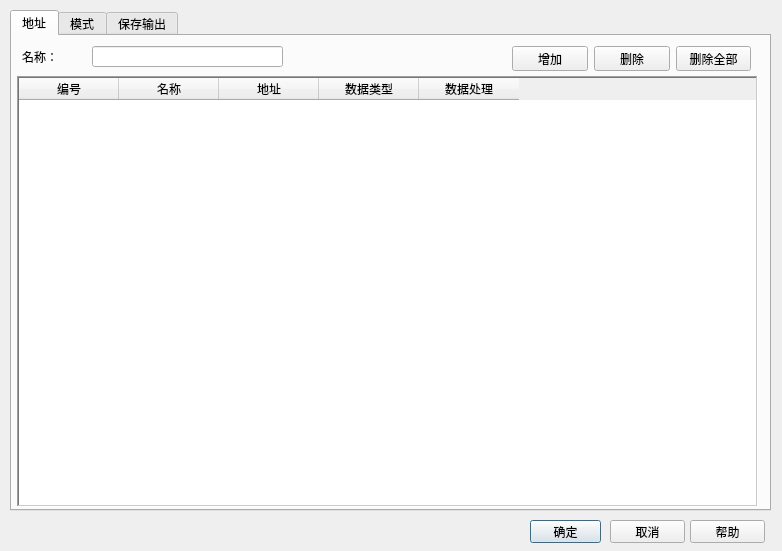
<?xml version="1.0" encoding="UTF-8"?>
<ui version="4.0">
 <class>qdataloggerdlg</class>
 <widget class="QDialog" name="qdataloggerdlg">
  <property name="geometry">
   <rect>
    <x>0</x>
    <y>0</y>
    <width>782</width>
    <height>551</height>
   </rect>
  </property>
  <property name="windowTitle">
   <string>Dialog</string>
  </property>
  <widget class="QTabWidget" name="tabWidget">
   <property name="geometry">
    <rect>
     <x>10</x>
     <y>10</y>
     <width>761</width>
     <height>501</height>
    </rect>
   </property>
   <property name="currentIndex">
    <number>0</number>
   </property>
   <widget class="QWidget" name="tabAddress">
    <attribute name="title">
     <string>地址</string>
    </attribute>
    <widget class="QTableWidget" name="tableWidget">
     <property name="geometry">
      <rect>
       <x>5</x>
       <y>40</y>
       <width>741</width>
       <height>431</height>
      </rect>
     </property>
     <property name="frameShape">
      <enum>QFrame::WinPanel</enum>
     </property>
     <column>
      <property name="text">
       <string>编号</string>
      </property>
     </column>
     <column>
      <property name="text">
       <string>名称</string>
      </property>
     </column>
     <column>
      <property name="text">
       <string>地址</string>
      </property>
     </column>
     <column>
      <property name="text">
       <string>数据类型</string>
      </property>
     </column>
     <column>
      <property name="text">
       <string>数据处理</string>
      </property>
     </column>
    </widget>
    <widget class="QLabel" name="label_27">
     <property name="geometry">
      <rect>
       <x>10</x>
       <y>10</y>
       <width>71</width>
       <height>21</height>
      </rect>
     </property>
     <property name="text">
      <string>名称：</string>
     </property>
     <property name="alignment">
      <set>Qt::AlignLeading|Qt::AlignLeft|Qt::AlignVCenter</set>
     </property>
    </widget>
    <widget class="QLineEdit" name="lineEdit_name">
     <property name="geometry">
      <rect>
       <x>80</x>
       <y>10</y>
       <width>191</width>
       <height>21</height>
      </rect>
     </property>
     <property name="maxLength">
      <number>99</number>
     </property>
    </widget>
    <widget class="QWidget" name="layoutWidget">
     <property name="geometry">
      <rect>
       <x>500</x>
       <y>10</y>
       <width>239</width>
       <height>25</height>
      </rect>
     </property>
     <layout class="QHBoxLayout" name="horizontalLayout">
      <item>
       <widget class="QPushButton" name="btn_add">
        <property name="text">
         <string>增加</string>
        </property>
       </widget>
      </item>
      <item>
       <widget class="QPushButton" name="btn_delete">
        <property name="text">
         <string>删除</string>
        </property>
       </widget>
      </item>
      <item>
       <widget class="QPushButton" name="btn_deleteall">
        <property name="text">
         <string>删除全部</string>
        </property>
       </widget>
      </item>
     </layout>
    </widget>
   </widget>
   <widget class="QWidget" name="tabMode">
    <attribute name="title">
     <string>模式</string>
    </attribute>
    <widget class="QGroupBox" name="groupBox_sampStyle">
     <property name="geometry">
      <rect>
       <x>10</x>
       <y>10</y>
       <width>411</width>
       <height>451</height>
      </rect>
     </property>
     <property name="title">
      <string>采样方式</string>
     </property>
     <widget class="QRadioButton" name="radioButton_styTime">
      <property name="geometry">
       <rect>
        <x>10</x>
        <y>15</y>
        <width>201</width>
        <height>21</height>
       </rect>
      </property>
      <property name="text">
       <string> 固定时间采样</string>
      </property>
      <property name="checked">
       <bool>true</bool>
      </property>
      <property name="autoRepeat">
       <bool>true</bool>
      </property>
     </widget>
     <widget class="QGroupBox" name="groupBox_time">
      <property name="geometry">
       <rect>
        <x>30</x>
        <y>40</y>
        <width>371</width>
        <height>171</height>
       </rect>
      </property>
      <property name="title">
       <string/>
      </property>
      <widget class="QCheckBox" name="checkBox_timeAddrCtl">
       <property name="geometry">
        <rect>
         <x>10</x>
         <y>140</y>
         <width>81</width>
         <height>21</height>
        </rect>
       </property>
       <property name="text">
        <string>位地址控制</string>
       </property>
      </widget>
      <widget class="QLineEdit" name="lineEdit_timeAddr">
       <property name="geometry">
        <rect>
         <x>100</x>
         <y>140</y>
         <width>151</width>
         <height>20</height>
        </rect>
       </property>
       <property name="text">
        <string>LB0</string>
       </property>
      </widget>
      <widget class="QLabel" name="label_2">
       <property name="geometry">
        <rect>
         <x>10</x>
         <y>40</y>
         <width>81</width>
         <height>21</height>
        </rect>
       </property>
       <property name="text">
        <string>开始时间：</string>
       </property>
      </widget>
      <widget class="QSpinBox" name="spinBox_beginHour">
       <property name="geometry">
        <rect>
         <x>100</x>
         <y>40</y>
         <width>71</width>
         <height>22</height>
        </rect>
       </property>
       <property name="maximum">
        <number>23</number>
       </property>
      </widget>
      <widget class="QSpinBox" name="spinBox_beginMinute">
       <property name="geometry">
        <rect>
         <x>210</x>
         <y>40</y>
         <width>61</width>
         <height>22</height>
        </rect>
       </property>
       <property name="maximum">
        <number>59</number>
       </property>
      </widget>
      <widget class="QLabel" name="label_3">
       <property name="geometry">
        <rect>
         <x>10</x>
         <y>74</y>
         <width>81</width>
         <height>21</height>
        </rect>
       </property>
       <property name="text">
        <string>结束时间：</string>
       </property>
      </widget>
      <widget class="QSpinBox" name="spinBox_endHour">
       <property name="geometry">
        <rect>
         <x>100</x>
         <y>74</y>
         <width>71</width>
         <height>22</height>
        </rect>
       </property>
       <property name="maximum">
        <number>23</number>
       </property>
      </widget>
      <widget class="QSpinBox" name="spinBox_endMinute">
       <property name="geometry">
        <rect>
         <x>210</x>
         <y>70</y>
         <width>61</width>
         <height>22</height>
        </rect>
       </property>
       <property name="maximum">
        <number>59</number>
       </property>
      </widget>
      <widget class="QLabel" name="label_4">
       <property name="geometry">
        <rect>
         <x>10</x>
         <y>107</y>
         <width>81</width>
         <height>21</height>
        </rect>
       </property>
       <property name="text">
        <string>采样频率：</string>
       </property>
      </widget>
      <widget class="QSpinBox" name="spinBox_timeFreq">
       <property name="geometry">
        <rect>
         <x>100</x>
         <y>107</y>
         <width>81</width>
         <height>22</height>
        </rect>
       </property>
       <property name="minimum">
        <number>1</number>
       </property>
       <property name="maximum">
        <number>1440</number>
       </property>
      </widget>
      <widget class="QPushButton" name="pushButton_timeAddr">
       <property name="geometry">
        <rect>
         <x>250</x>
         <y>140</y>
         <width>21</width>
         <height>21</height>
        </rect>
       </property>
       <property name="text">
        <string/>
       </property>
       <property name="icon">
        <iconset resource="../../resourse.qrc">
         <normaloff>:/addressintput/images/address.bmp</normaloff>:/addressintput/images/address.bmp</iconset>
       </property>
       <property name="flat">
        <bool>true</bool>
       </property>
      </widget>
      <widget class="QComboBox" name="comboBox_timeFreqUint">
       <property name="geometry">
        <rect>
         <x>180</x>
         <y>107</y>
         <width>81</width>
         <height>22</height>
        </rect>
       </property>
      </widget>
      <widget class="QLabel" name="label_23">
       <property name="geometry">
        <rect>
         <x>180</x>
         <y>40</y>
         <width>31</width>
         <height>21</height>
        </rect>
       </property>
       <property name="text">
        <string>时</string>
       </property>
      </widget>
      <widget class="QLabel" name="label_24">
       <property name="geometry">
        <rect>
         <x>180</x>
         <y>71</y>
         <width>31</width>
         <height>20</height>
        </rect>
       </property>
       <property name="text">
        <string>时</string>
       </property>
      </widget>
      <widget class="QLabel" name="label_25">
       <property name="geometry">
        <rect>
         <x>280</x>
         <y>40</y>
         <width>51</width>
         <height>21</height>
        </rect>
       </property>
       <property name="text">
        <string>分</string>
       </property>
      </widget>
      <widget class="QLabel" name="label_26">
       <property name="geometry">
        <rect>
         <x>280</x>
         <y>70</y>
         <width>51</width>
         <height>21</height>
        </rect>
       </property>
       <property name="text">
        <string>分</string>
       </property>
      </widget>
      <widget class="QLineEdit" name="edit_starttimeAddr">
       <property name="geometry">
        <rect>
         <x>100</x>
         <y>40</y>
         <width>151</width>
         <height>20</height>
        </rect>
       </property>
       <property name="text">
        <string>LW0</string>
       </property>
      </widget>
      <widget class="QLineEdit" name="edit_endtimeAddr">
       <property name="geometry">
        <rect>
         <x>100</x>
         <y>70</y>
         <width>151</width>
         <height>20</height>
        </rect>
       </property>
       <property name="text">
        <string>LW1</string>
       </property>
      </widget>
      <widget class="QPushButton" name="btn_startAddr">
       <property name="geometry">
        <rect>
         <x>250</x>
         <y>40</y>
         <width>31</width>
         <height>20</height>
        </rect>
       </property>
       <property name="text">
        <string/>
       </property>
       <property name="icon">
        <iconset resource="../../resourse.qrc">
         <normaloff>:/addressintput/images/address.bmp</normaloff>:/addressintput/images/address.bmp</iconset>
       </property>
       <property name="flat">
        <bool>true</bool>
       </property>
      </widget>
      <widget class="QPushButton" name="btn_endAddr">
       <property name="geometry">
        <rect>
         <x>250</x>
         <y>70</y>
         <width>31</width>
         <height>20</height>
        </rect>
       </property>
       <property name="text">
        <string/>
       </property>
       <property name="icon">
        <iconset resource="../../resourse.qrc">
         <normaloff>:/addressintput/images/address.bmp</normaloff>:/addressintput/images/address.bmp</iconset>
       </property>
       <property name="flat">
        <bool>true</bool>
       </property>
      </widget>
      <widget class="QCheckBox" name="check_dynamicTime">
       <property name="geometry">
        <rect>
         <x>10</x>
         <y>10</y>
         <width>171</width>
         <height>21</height>
        </rect>
       </property>
       <property name="text">
        <string>动态时间范围</string>
       </property>
      </widget>
      <widget class="QPushButton" name="btn_rateAddr">
       <property name="geometry">
        <rect>
         <x>250</x>
         <y>110</y>
         <width>21</width>
         <height>21</height>
        </rect>
       </property>
       <property name="text">
        <string/>
       </property>
       <property name="icon">
        <iconset resource="../../resourse.qrc">
         <normaloff>:/addressintput/images/address.bmp</normaloff>:/addressintput/images/address.bmp</iconset>
       </property>
       <property name="flat">
        <bool>true</bool>
       </property>
      </widget>
      <widget class="QLineEdit" name="edit_rateAddr">
       <property name="geometry">
        <rect>
         <x>100</x>
         <y>110</y>
         <width>151</width>
         <height>21</height>
        </rect>
       </property>
       <property name="text">
        <string>LW2</string>
       </property>
      </widget>
      <widget class="QCheckBox" name="check_dynaminRate">
       <property name="geometry">
        <rect>
         <x>280</x>
         <y>110</y>
         <width>81</width>
         <height>21</height>
        </rect>
       </property>
       <property name="text">
        <string> 动态频率</string>
       </property>
      </widget>
     </widget>
     <widget class="QGroupBox" name="groupBox_cycle">
      <property name="geometry">
       <rect>
        <x>30</x>
        <y>250</y>
        <width>371</width>
        <height>81</height>
       </rect>
      </property>
      <property name="title">
       <string/>
      </property>
      <widget class="QLabel" name="label_5">
       <property name="geometry">
        <rect>
         <x>10</x>
         <y>15</y>
         <width>81</width>
         <height>21</height>
        </rect>
       </property>
       <property name="text">
        <string>采样频率：</string>
       </property>
      </widget>
      <widget class="QSpinBox" name="spinBox_cycFreq">
       <property name="geometry">
        <rect>
         <x>100</x>
         <y>14</y>
         <width>71</width>
         <height>22</height>
        </rect>
       </property>
       <property name="minimum">
        <number>1</number>
       </property>
       <property name="maximum">
        <number>1440</number>
       </property>
      </widget>
      <widget class="QLineEdit" name="lineEdit_cycAddr">
       <property name="geometry">
        <rect>
         <x>100</x>
         <y>50</y>
         <width>131</width>
         <height>20</height>
        </rect>
       </property>
       <property name="text">
        <string>LB0</string>
       </property>
      </widget>
      <widget class="QCheckBox" name="checkBox_cycAddrCtl">
       <property name="geometry">
        <rect>
         <x>10</x>
         <y>49</y>
         <width>81</width>
         <height>21</height>
        </rect>
       </property>
       <property name="text">
        <string>位地址控制</string>
       </property>
      </widget>
      <widget class="QCheckBox" name="checkBox_cycReset">
       <property name="geometry">
        <rect>
         <x>280</x>
         <y>50</y>
         <width>81</width>
         <height>21</height>
        </rect>
       </property>
       <property name="text">
        <string> 自动复位</string>
       </property>
      </widget>
      <widget class="QPushButton" name="pushButton_cycAddr">
       <property name="geometry">
        <rect>
         <x>230</x>
         <y>52</y>
         <width>21</width>
         <height>16</height>
        </rect>
       </property>
       <property name="text">
        <string/>
       </property>
       <property name="icon">
        <iconset resource="../../resourse.qrc">
         <normaloff>:/addressintput/images/address.bmp</normaloff>:/addressintput/images/address.bmp</iconset>
       </property>
       <property name="flat">
        <bool>true</bool>
       </property>
      </widget>
      <widget class="QComboBox" name="comboBox_cycFreqUnit">
       <property name="geometry">
        <rect>
         <x>170</x>
         <y>14</y>
         <width>81</width>
         <height>22</height>
        </rect>
       </property>
      </widget>
      <widget class="QCheckBox" name="check_dynaminRate_2">
       <property name="geometry">
        <rect>
         <x>280</x>
         <y>16</y>
         <width>81</width>
         <height>21</height>
        </rect>
       </property>
       <property name="text">
        <string> 动态频率</string>
       </property>
      </widget>
      <widget class="QPushButton" name="btn_rateAddr_2">
       <property name="geometry">
        <rect>
         <x>230</x>
         <y>17</y>
         <width>21</width>
         <height>16</height>
        </rect>
       </property>
       <property name="text">
        <string/>
       </property>
       <property name="icon">
        <iconset resource="../../resourse.qrc">
         <normaloff>:/addressintput/images/address.bmp</normaloff>:/addressintput/images/address.bmp</iconset>
       </property>
       <property name="flat">
        <bool>true</bool>
       </property>
      </widget>
      <widget class="QLineEdit" name="edit_rateAddr_2">
       <property name="geometry">
        <rect>
         <x>100</x>
         <y>15</y>
         <width>131</width>
         <height>20</height>
        </rect>
       </property>
       <property name="text">
        <string>LW2</string>
       </property>
      </widget>
     </widget>
     <widget class="QGroupBox" name="groupBox_control">
      <property name="geometry">
       <rect>
        <x>30</x>
        <y>370</y>
        <width>371</width>
        <height>71</height>
       </rect>
      </property>
      <property name="title">
       <string/>
      </property>
      <widget class="QLineEdit" name="lineEdit_ctlAddr">
       <property name="geometry">
        <rect>
         <x>100</x>
         <y>10</y>
         <width>141</width>
         <height>20</height>
        </rect>
       </property>
       <property name="text">
        <string>LB0</string>
       </property>
      </widget>
      <widget class="QCheckBox" name="checkBox_ctlReset">
       <property name="geometry">
        <rect>
         <x>10</x>
         <y>40</y>
         <width>91</width>
         <height>16</height>
        </rect>
       </property>
       <property name="text">
        <string> 自动复位</string>
       </property>
      </widget>
      <widget class="QPushButton" name="pushButton_ctlAddr">
       <property name="geometry">
        <rect>
         <x>238</x>
         <y>9</y>
         <width>21</width>
         <height>21</height>
        </rect>
       </property>
       <property name="text">
        <string/>
       </property>
       <property name="icon">
        <iconset resource="../../resourse.qrc">
         <normaloff>:/addressintput/images/address.bmp</normaloff>:/addressintput/images/address.bmp</iconset>
       </property>
       <property name="flat">
        <bool>true</bool>
       </property>
      </widget>
      <widget class="QLabel" name="label_9">
       <property name="geometry">
        <rect>
         <x>10</x>
         <y>10</y>
         <width>81</width>
         <height>21</height>
        </rect>
       </property>
       <property name="text">
        <string>控制地址：</string>
       </property>
      </widget>
     </widget>
     <widget class="QRadioButton" name="radioButton_styControl">
      <property name="geometry">
       <rect>
        <x>10</x>
        <y>338</y>
        <width>221</width>
        <height>31</height>
       </rect>
      </property>
      <property name="text">
       <string>位ON时采样一次</string>
      </property>
      <property name="autoRepeat">
       <bool>true</bool>
      </property>
     </widget>
     <widget class="QRadioButton" name="radioButton_styCycle">
      <property name="geometry">
       <rect>
        <x>10</x>
        <y>220</y>
        <width>201</width>
        <height>31</height>
       </rect>
      </property>
      <property name="text">
       <string> 恒定周期采样</string>
      </property>
      <property name="checked">
       <bool>false</bool>
      </property>
      <property name="autoRepeat">
       <bool>false</bool>
      </property>
     </widget>
    </widget>
    <widget class="QGroupBox" name="groupBox_full">
     <property name="geometry">
      <rect>
       <x>440</x>
       <y>80</y>
       <width>311</width>
       <height>121</height>
      </rect>
     </property>
     <property name="title">
      <string>取满处理方式</string>
     </property>
     <layout class="QVBoxLayout" name="verticalLayout">
      <item>
       <widget class="QRadioButton" name="radioButton_replace">
        <property name="text">
         <string>替换老数据</string>
        </property>
        <property name="checked">
         <bool>true</bool>
        </property>
       </widget>
      </item>
      <item>
       <widget class="QRadioButton" name="radioButton_begin">
        <property name="text">
         <string>清除数据重新取样</string>
        </property>
       </widget>
      </item>
      <item>
       <widget class="QRadioButton" name="radioButton_stop">
        <property name="text">
         <string>停止取样</string>
        </property>
        <property name="checked">
         <bool>false</bool>
        </property>
       </widget>
      </item>
     </layout>
    </widget>
    <widget class="QGroupBox" name="groupBox_other">
     <property name="geometry">
      <rect>
       <x>440</x>
       <y>210</y>
       <width>311</width>
       <height>161</height>
      </rect>
     </property>
     <property name="title">
      <string>其他</string>
     </property>
     <widget class="QCheckBox" name="checkBox_notify">
      <property name="geometry">
       <rect>
        <x>10</x>
        <y>22</y>
        <width>101</width>
        <height>16</height>
       </rect>
      </property>
      <property name="text">
       <string> 取满是否通知</string>
      </property>
     </widget>
     <widget class="QLabel" name="label_11">
      <property name="geometry">
       <rect>
        <x>10</x>
        <y>49</y>
        <width>60</width>
        <height>16</height>
       </rect>
      </property>
      <property name="text">
       <string>通知地址：</string>
      </property>
     </widget>
     <widget class="QLineEdit" name="lineEdit_notify">
      <property name="geometry">
       <rect>
        <x>76</x>
        <y>46</y>
        <width>151</width>
        <height>20</height>
       </rect>
      </property>
     </widget>
     <widget class="QPushButton" name="pushButton_notify">
      <property name="geometry">
       <rect>
        <x>230</x>
        <y>45</y>
        <width>16</width>
        <height>21</height>
       </rect>
      </property>
      <property name="text">
       <string/>
      </property>
      <property name="icon">
       <iconset resource="../../resourse.qrc">
        <normaloff>:/addressintput/images/address.bmp</normaloff>:/addressintput/images/address.bmp</iconset>
      </property>
      <property name="flat">
       <bool>true</bool>
      </property>
     </widget>
     <widget class="QCheckBox" name="check_Print">
      <property name="geometry">
       <rect>
        <x>10</x>
        <y>90</y>
        <width>71</width>
        <height>21</height>
       </rect>
      </property>
      <property name="text">
       <string>打印</string>
      </property>
     </widget>
     <widget class="QCheckBox" name="check_Date">
      <property name="geometry">
       <rect>
        <x>100</x>
        <y>90</y>
        <width>101</width>
        <height>21</height>
       </rect>
      </property>
      <property name="text">
       <string>打印日期</string>
      </property>
     </widget>
     <widget class="QCheckBox" name="check_Time">
      <property name="geometry">
       <rect>
        <x>210</x>
        <y>90</y>
        <width>91</width>
        <height>21</height>
       </rect>
      </property>
      <property name="text">
       <string>打印时间</string>
      </property>
     </widget>
    </widget>
    <widget class="QGroupBox" name="groupBox">
     <property name="geometry">
      <rect>
       <x>440</x>
       <y>10</y>
       <width>311</width>
       <height>51</height>
      </rect>
     </property>
     <property name="title">
      <string>采集类型</string>
     </property>
     <widget class="QRadioButton" name="radioButton">
      <property name="geometry">
       <rect>
        <x>20</x>
        <y>20</y>
        <width>141</width>
        <height>21</height>
       </rect>
      </property>
      <property name="text">
       <string>实时数据采集</string>
      </property>
      <property name="checked">
       <bool>true</bool>
      </property>
     </widget>
     <widget class="QRadioButton" name="radioButton_2">
      <property name="geometry">
       <rect>
        <x>170</x>
        <y>20</y>
        <width>131</width>
        <height>21</height>
       </rect>
      </property>
      <property name="text">
       <string>历史数据采集</string>
      </property>
      <property name="checked">
       <bool>false</bool>
      </property>
     </widget>
    </widget>
   </widget>
   <widget class="QWidget" name="tabOutput">
    <attribute name="title">
     <string>保存输出</string>
    </attribute>
    <widget class="QGroupBox" name="groupBox_2">
     <property name="geometry">
      <rect>
       <x>0</x>
       <y>0</y>
       <width>761</width>
       <height>551</height>
      </rect>
     </property>
     <property name="title">
      <string/>
     </property>
     <widget class="QTableView" name="tableView">
      <property name="geometry">
       <rect>
        <x>20</x>
        <y>210</y>
        <width>731</width>
        <height>251</height>
       </rect>
      </property>
      <property name="minimumSize">
       <size>
        <width>256</width>
        <height>0</height>
       </size>
      </property>
      <property name="frameShape">
       <enum>QFrame::WinPanel</enum>
      </property>
     </widget>
     <widget class="QGroupBox" name="groupBox_baseDataSet">
      <property name="geometry">
       <rect>
        <x>10</x>
        <y>130</y>
        <width>731</width>
        <height>61</height>
       </rect>
      </property>
      <property name="title">
       <string>导出设置</string>
      </property>
      <property name="flat">
       <bool>true</bool>
      </property>
      <widget class="QGroupBox" name="groupBox_saveWhere">
       <property name="geometry">
        <rect>
         <x>10</x>
         <y>20</y>
         <width>361</width>
         <height>41</height>
        </rect>
       </property>
       <property name="title">
        <string>导出CSV位置</string>
       </property>
       <property name="flat">
        <bool>false</bool>
       </property>
       <widget class="QRadioButton" name="radioButton_Udisk">
        <property name="geometry">
         <rect>
          <x>60</x>
          <y>15</y>
          <width>101</width>
          <height>16</height>
         </rect>
        </property>
        <property name="text">
         <string>U盘</string>
        </property>
        <property name="checked">
         <bool>true</bool>
        </property>
       </widget>
       <widget class="QRadioButton" name="radioButton_SDcard">
        <property name="geometry">
         <rect>
          <x>250</x>
          <y>15</y>
          <width>91</width>
          <height>16</height>
         </rect>
        </property>
        <property name="text">
         <string>SD卡</string>
        </property>
       </widget>
      </widget>
      <widget class="QWidget" name="layoutWidget">
       <property name="geometry">
        <rect>
         <x>390</x>
         <y>30</y>
         <width>331</width>
         <height>22</height>
        </rect>
       </property>
       <layout class="QGridLayout" name="gridLayout_2">
        <item row="0" column="1">
         <widget class="QComboBox" name="comboBox_dateFormat"/>
        </item>
        <item row="0" column="0">
         <widget class="QLabel" name="label_17">
          <property name="text">
           <string>日期格式：</string>
          </property>
         </widget>
        </item>
       </layout>
      </widget>
     </widget>
     <widget class="QCheckBox" name="checkBox_saveFile">
      <property name="geometry">
       <rect>
        <x>11</x>
        <y>10</y>
        <width>101</width>
        <height>16</height>
       </rect>
      </property>
      <property name="text">
       <string>保存为CSV文件</string>
      </property>
     </widget>
     <widget class="QCheckBox" name="check_autosave">
      <property name="geometry">
       <rect>
        <x>11</x>
        <y>70</y>
        <width>71</width>
        <height>16</height>
       </rect>
      </property>
      <property name="text">
       <string>自动保存</string>
      </property>
     </widget>
     <widget class="QLabel" name="label_28">
      <property name="geometry">
       <rect>
        <x>32</x>
        <y>100</y>
        <width>84</width>
        <height>16</height>
       </rect>
      </property>
      <property name="text">
       <string>时间间隔：</string>
      </property>
     </widget>
     <widget class="QSpinBox" name="spin_hour">
      <property name="geometry">
       <rect>
        <x>100</x>
        <y>97</y>
        <width>141</width>
        <height>20</height>
       </rect>
      </property>
      <property name="minimum">
       <number>1</number>
      </property>
      <property name="maximum">
       <number>720</number>
      </property>
      <property name="value">
       <number>8</number>
      </property>
     </widget>
     <widget class="QLabel" name="label_29">
      <property name="geometry">
       <rect>
        <x>250</x>
        <y>100</y>
        <width>24</width>
        <height>16</height>
       </rect>
      </property>
      <property name="text">
       <string>小时</string>
      </property>
     </widget>
     <widget class="QWidget" name="">
      <property name="geometry">
       <rect>
        <x>30</x>
        <y>33</y>
        <width>619</width>
        <height>26</height>
       </rect>
      </property>
      <layout class="QHBoxLayout" name="horizontalLayout_2">
       <item>
        <widget class="QLabel" name="label_22">
         <property name="text">
          <string>控制地址：</string>
         </property>
        </widget>
       </item>
       <item>
        <widget class="QLineEdit" name="lineEdit_ctlWordAddr"/>
       </item>
       <item>
        <widget class="QPushButton" name="pushButton_ctlWordAddr">
         <property name="text">
          <string/>
         </property>
         <property name="icon">
          <iconset resource="../../resourse.qrc">
           <normaloff>:/addressintput/images/address.bmp</normaloff>:/addressintput/images/address.bmp</iconset>
         </property>
         <property name="flat">
          <bool>true</bool>
         </property>
        </widget>
       </item>
       <item>
        <widget class="QLabel" name="label_30">
         <property name="text">
          <string>8个地址长度，R1：是否保存，R2：时长，R3-R8：BCD码格式起始时间</string>
         </property>
        </widget>
       </item>
      </layout>
     </widget>
    </widget>
   </widget>
  </widget>
  <widget class="QPushButton" name="accept">
   <property name="geometry">
    <rect>
     <x>530</x>
     <y>520</y>
     <width>71</width>
     <height>23</height>
    </rect>
   </property>
   <property name="text">
    <string>确定</string>
   </property>
   <property name="checkable">
    <bool>false</bool>
   </property>
   <property name="default">
    <bool>true</bool>
   </property>
  </widget>
  <widget class="QPushButton" name="help">
   <property name="geometry">
    <rect>
     <x>690</x>
     <y>520</y>
     <width>75</width>
     <height>23</height>
    </rect>
   </property>
   <property name="focusPolicy">
    <enum>Qt::NoFocus</enum>
   </property>
   <property name="text">
    <string>帮助</string>
   </property>
  </widget>
  <widget class="QPushButton" name="cancel">
   <property name="geometry">
    <rect>
     <x>610</x>
     <y>520</y>
     <width>75</width>
     <height>23</height>
    </rect>
   </property>
   <property name="focusPolicy">
    <enum>Qt::NoFocus</enum>
   </property>
   <property name="text">
    <string>取消</string>
   </property>
  </widget>
 </widget>
 <resources>
  <include location="../../resourse.qrc"/>
 </resources>
 <connections/>
</ui>
